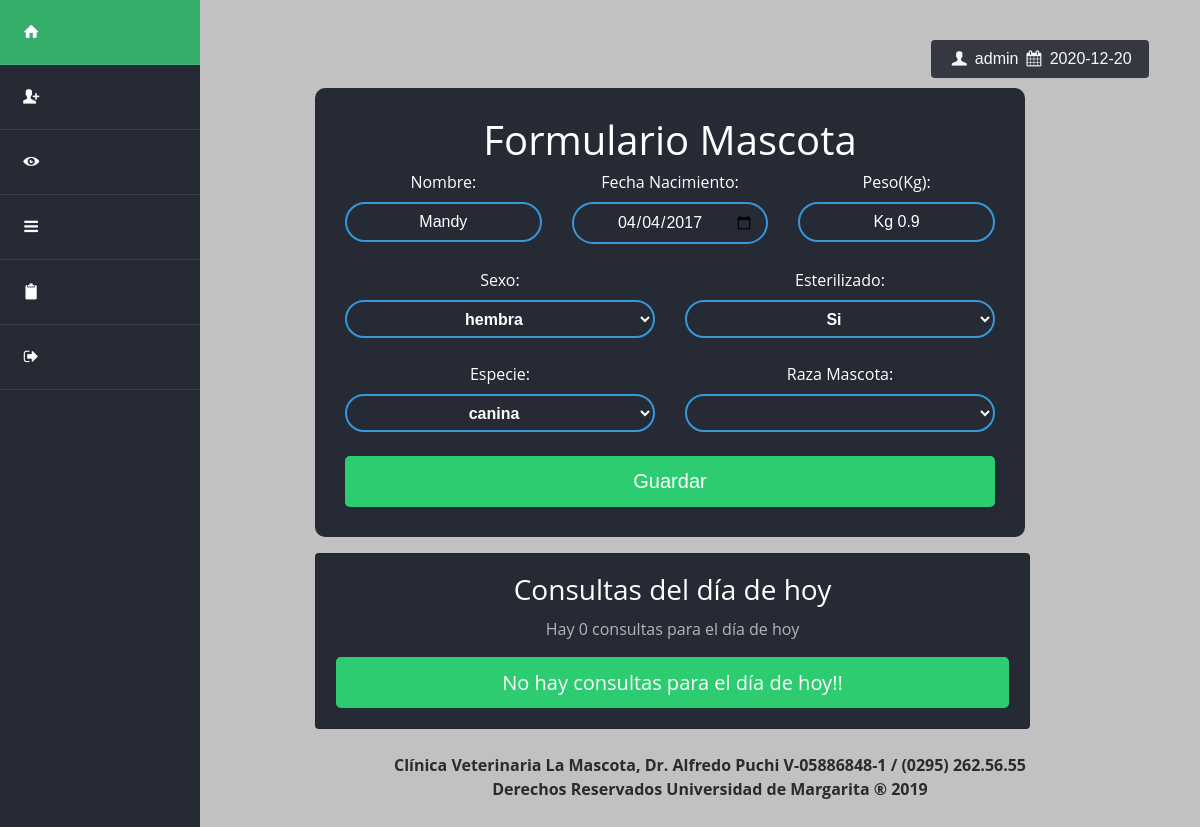
Screenshot of /editar_mascota.php?id=58 (signed in) with the database file from the repository.
### tables this page shows
CREATE TABLE `mascota` (
  `ID` int(11) NOT NULL AUTO_INCREMENT,
  `NOMBRE` varchar(50) NOT NULL,
  `ESPECIE` varchar(50) NOT NULL,
  `RAZA` varchar(50) NOT NULL,
  `EDAD` date NOT NULL,
  `SEXO` varchar(15) NOT NULL,
  `PESO` varchar(50) NOT NULL,
  `ESTERILIZADO` varchar(10) NOT NULL,
  `CEDULA_CLIENTE` varchar(30) NOT NULL,
  PRIMARY KEY (`ID`)
);

### editar_mascota.php (called while the page is built, shortened)
<?php session_start();
require('admin/config.php');
$conexion = conexion($bd_config);
if ($_SERVER['REQUEST_METHOD'] == 'POST'){
		$id = limpiarDatos($_POST['id']);
		$nombre = limpiarDatos($_POST['nombre']);
		$peso = limpiarDatos($_POST['peso']);
		$edad = limpiarDatos($_POST['fecha']);
		$especie = limpiarDatos($_POST['especie']);
		$raza = limpiarDatos($_POST['raza']);
		$sexo = limpiarDatos($_POST['sexo']);
		$est = limpiarDatos($_POST['est']);
		$especie_vieja = limpiarDatos($_POST['especie_vieja']);
		$raza_vieja = limpiarDatos($_POST['raza_vieja']);
		$sexo_viejo = limpiarDatos($_POST['sexo_viejo']);
		$est_viejo = limpiarDatos($_POST['est_viejo']);
		if ($especie == ""){
			$especie = $especie_vieja;
		}
		if ($raza == "") {
			$raza = $raza_vieja;
		}
		if ($sexo == "") {
			$sexo = $sexo_viejo;
		}
		if ($est == "") {
			$est = $est_viejo;
		}
		$statement = $conexion->prepare("UPDATE mascota SET NOMBRE = :nombre, ESPECIE = :especie, RAZA = :raza, SEXO = :sex, ESTERILIZADO = :est, PESO = :peso, EDAD = :edad WHERE ID = :id");
		$statement->execute(array(
			':nombre' => $nombre,
			':especie' => $especie,
			':raza' => $raza,
			':sex' => $sexo,
			':est' => $est,
			':peso' => $peso,
			':edad' => $edad,
			':id' => $id
			));
		header('Location: mostrar_mascotas_dataTable.php?MascotaModificada');
	}else{
		$id = $_GET['id'];
		$statement = $conexion->prepare("SELECT * FROM mascota WHERE ID = :id");
		$statement->execute(array(':id'=>$id));
		$resultado = $statement->fetchAll();
	}
require('views/editar_mascota.view.php');
 ?>

### views/editar_mascota.view.php (the view, shortened to what this page needs)
<?php
$diaActual=date("d");
$mesActual=date("m");
$anioActual=date("Y");
$fechaActual = $anioActual .'-'. $mesActual .'-'. $diaActual;
$conexion = conexion($bd_config);
$statement = $conexion->prepare('SELECT * FROM consulta WHERE PROXIMA_CITA = :fecha_actual');
$statement->execute(array(':fecha_actual' => $fechaActual));
$resultados = $statement->fetchAll();
$total= count($resultados);
 ?>
<!DOCTYPE html>
<html lang="en">
<head>
	<link rel="stylesheet" type="text/css" href="css/bootstrap.min.css">
	<link rel="stylesheet" type="text/css" href="css/estilos.css">
	<link rel="stylesheet" type="text/css" href="css/fontello.css">
	<link rel="stylesheet" type="text/css" href="css/estilos_pruebaFomularioCliente.css">
</head>
<body>
	<div class="container-fluid">
		<div class="row">
			<?php require'views/HeadTipo1.php'; ?>
			<div class="col-md-1"></div>
			<main class="main col-md-8">
			<button class="wrapper btn" ><span><i class="icon-user"></i></span><?php echo " " .$_SESSION['usuario'] ."  "?><span><i class="icon-calendar"></i></span><?php echo " " .$fechaActual?></button>
				<div id="ui">
					<h1 class="text-center">Formulario Mascota</h1>
					<?php foreach ($resultado as $fila): ?>
					<form action="<?php echo htmlspecialchars($_SERVER['PHP_SELF']); ?>" method="POST" id="form_registro" class="form-group text-center">
						<div class="row">
							<div class="col-md-4">
								<label for="nombre">Nombre:</label>
								<input type="text" name="nombre" id="nombre" class="required form-control" title="Campo Obligatorio" placeholder="<?php echo $fila['NOMBRE']?>" value="<?php echo $fila['NOMBRE'] ?>">
							</div>
							<div class="col-md-4">
								<label for="fecha">Fecha Nacimiento:</label>
								<input type="date" name="fecha" id="fecha" class="form-control" title="Fecha Incorrecta" max="<?php echo $fechaActual; ?>" value="<?php echo $fila['EDAD'] ?>">
							</div>
							<div class="col-md-4">
								<label for="peso">Peso(Kg):</label>
								<input type="text" name="peso" id="peso" class="required form-control" title="Campo Obligatorio" placeholder="<?php echo $fila['PESO']?>" value="<?php echo $fila['PESO'] ?>">
							</div>
							</div>
							<br>
							<div class="row">
								<div class="col-md-6">
								<label for="sexo">Sexo:</label>
									<select name="sexo" id="sexo"  class="form-control">
										<option class="one" selected disabled value="<?php echo $fila['SEXO']; ?>"><?php echo $fila['SEXO']; ?></option>
									</select>
								</div>
								<div class="col-md-6">
								<label for="est">Esterilizado:</label>
									<select name="est" id="est"  class="form-control">
										<option class="one" selected disabled value="<?php echo $fila['ESTERILIZADO']; ?>"><?php echo $fila['ESTERILIZADO']; ?></option>
									</select>
								</div>
							</div>
							<br>
							<div class="row">
							<div class="col-md-6">
								<label for="raza">Especie:</label>
								<select name="especie" id="especie" class="form-control" title="Selecciona Especie">
									<option class="one" selected disabled value="<?php echo $fila['ESPECIE']; ?>"><?php echo $fila['ESPECIE']; ?></option>
								</select>
							</div>
								<?php endforeach ?>
							<div class="col-md-6">
								<label for="raza">Raza Mascota:</label>
								<select name="raza" id="raza" class="form-control" title="Selecciona raza" >
								</select>
							</div>
						</div>
						<br>
						<div class="row">
							<div class="col">
								<input type="submit" name="guardar" id="guardar" class="boton btn btn-block btn-lg" value="Guardar">
							</div>
						</div>
					</form>
				</div>
				<div id="secundario" class="row">
					<div class="col mt-3">
						<div class="prueba card card-inverse">
								<div class="card-block text-center">
								<h3 class="card-title"><bold>Consultas del día de hoy</bold></h3>
								<p class="card-text">Hay <?php echo $total; ?> consultas para el día de hoy</p>
								<?php
									if ($total != 0) {
								?>
									<button  id="<?php echo $fechaActual; ?>" class="view_data pruebaBoton btn btn-block btn-lg">Ver consultas del día</button>
								<?php
									}else{
									?>
									<a href="#"  class="pruebaBoton btn btn-block btn-lg">No hay consultas para el día de hoy!!</a>
								<?php
									}
								?>
								</div>
							</div>
					</div>
				</div>
				<br>
				<p style="text-align:center; margin-left: 20px;"><b>Clínica Veterinaria La Mascota, Dr. Alfredo Puchi V-05886848-1 / (0295) 262.56.55 <br> Derechos Reservados Universidad de Margarita &reg; 2019</b></p>
			</main>
		</div>
	</div>
</body>
</html>

### css/estilos.css (style rules this page uses)
body { background: #C1C1C1; font-size: 16px; font-family: 'Open Sans', sans-serif; }
.main { padding-top: 40px; }

### css/estilos_pruebaFomularioCliente.css (style rules this page uses)
body { background: #C1C1C1; background-size: cover; background-position: center center; background-attachment: fixed; }
#ui { background-color: #262a34; opacity: 1; padding: 30px; margin-top: 50px; border-radius: 10px; }
.wrapper { background-color: #262a34 !important; }
#ui input[type = "text"] { border: 0; background: none; text-align: center; border: 2px solid #3498db; outline: none; color: white; border-radius: 24px; transition: 0.25s; }
#ui input[type = "date"] { border: 0; background: none; text-align: center; border: 2px solid #3498db; outline: none; color: white; border-radius: 24px; transition: 0.25s; }
#ui select { border: 0; border: 2px solid #3498db; background: none; text-align: center; border-radius: 24px; transition: 0.25s; color: white; font-weight: bolder; }
#ui label,h1 { color: #fff; }
.boton { cursor: pointer; background-color: #2ecc71; color: white; }

### views/editar_mascota.view.php (style rules this page uses)
#ui { color: black; margin-right: 60px; margin-top: 10px; }
#ui option.one { color: black; }
.wrapper { margin: 1em; margin-bottom: 0; margin-top: 0; margin-left: 80%; opacity: 0.9; background-color: #262a34; cursor: pointer; color: white; }
.prueba { background-color: #262a34; color: white; }
.pruebaBoton { background-color: #2ecc71; color: white; cursor: pointer; }
#secundario { margin-right: 40px; }
button { cursor: pointer; }
#form_registro { margin-bottom: 0; }

### rows the page displays
mascota: nombre "Mandy", fecha "04/04/2017", peso "Kg 0.9", sexo "hembra", est "Si", especie "canina"

### other values shown
$_SESSION['usuario'] "admin"
$total "0"
